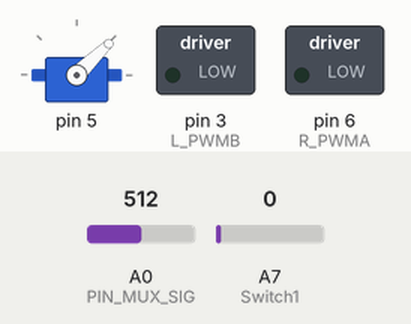
This sketch was run on a simulated Arduino Nano, built with avr-gcc and run on an emulated ATmega328P. On the bench: servo, switched loads named in the sketch (green lamp = pin HIGH). Inputs (shaded band) come from the test bench; at power-on: A7 (Switch1) = 0, A0 (PIN_MUX_SIG) = 512. Pins used as bus, display or sensor lines are not drawn.

Above: at 0.8 s.
0.9 s: A7 (Switch1) set to 0
At 1.5 s:
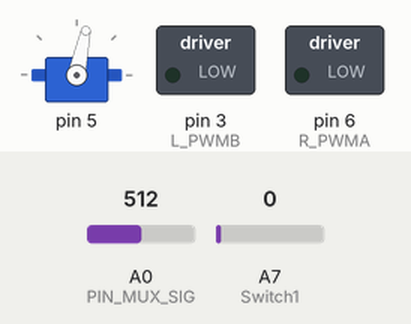
At 3.7 s:
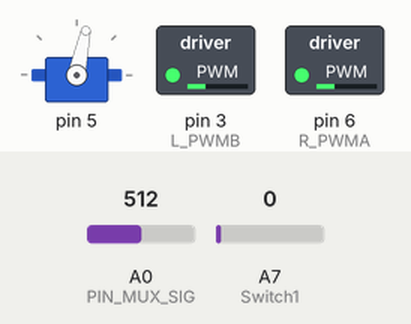
3.9 s: A0 (PIN_MUX_SIG) set to 1023
At 5.1 s:
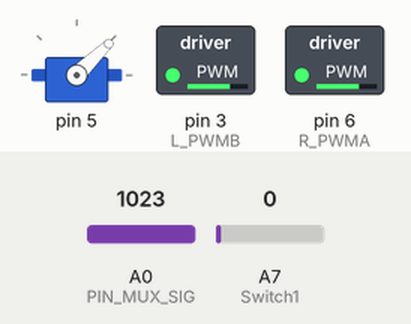
Timing chart, 0 to 6.9 s (numbered marks = the images above; inputs shaded):
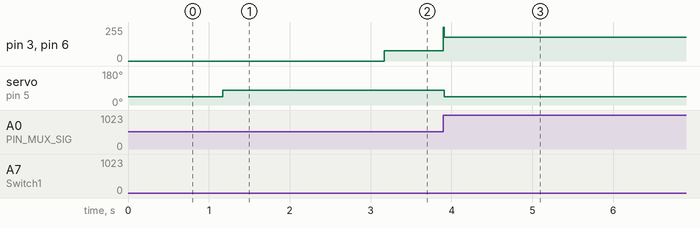

The sketch:

line_fastMuskara.ino
```cpp
// =====================
// USER PARAMETERS
// =====================
#include <Servo.h>
#define KP 0.015
#define KD 0.2
#define SPEED 30
#define RUN_TIME_MS 3000
#define MAX_OUT_TIME_MS 10
#define SENSOR_THRESHOLD_PERCENT 45

#define CALIBRATION_AVG_SAMPLES 8
#define CALIBRATION_COLLECTOR_SAMPLES 10

// =====================
// PIN MAPPING
// (STM32 pin names)
// =====================
#define R_AIN1  8
#define R_AIN2  7
#define R_PWMA  6

#define L_BIN1  4
#define L_BIN2  2
#define L_PWMB  3


#define PIN_MUX_S0 9
#define PIN_MUX_S1 10
#define PIN_MUX_S2 11
#define PIN_MUX_S3 12
#define PIN_MUX_SIG A0

// =====================
// CONSTANTS
// =====================
#define NUM_SENSORS 16

// =====================
// GLOBAL VARIABLES
// =====================
int sensorValues[NUM_SENSORS];
unsigned int maxSensorValues[NUM_SENSORS]={791	,784,	799	,745,	726,	686,	720,	754,	777,	775	,780,	799,797,	806	,833,	859};
unsigned int minSensorValues[NUM_SENSORS]={40	,37	,43	,34,	34,	34,	34,	35,	35,	36,	35,	36,	35,	35,	36,	39};
int sensorThreshold[NUM_SENSORS];

bool isOnLine = false;
bool lastDetectedSide = false;
int previousError = 0;

bool LineBW = true;   //white = true ;  black = false ;
// =====================
// SETUP
// =====================
int currentSpeed = 0;
unsigned long lastUpdateTime = 0;
const int updateInterval = 20;

Servo esc;
void setup() {


  pinMode(PIN_MUX_S0, OUTPUT);
  pinMode(PIN_MUX_S1, OUTPUT);
  pinMode(PIN_MUX_S2, OUTPUT);
  pinMode(PIN_MUX_S3, OUTPUT);

Serial.begin(9600);

  // รอปุ่มกดเริ่ม Calibration

  calibrateSensors();

  // สร้าง Threshold
  for (byte i = 0; i < NUM_SENSORS; i++) {
    sensorThreshold[i] = (maxSensorValues[i] - minSensorValues[i]) * (SENSOR_THRESHOLD_PERCENT / 100.0) + minSensorValues[i];
  }
  escbegin(5);
  Switch1();
  setSpeed(35);
  delay(2000);
  robotRun();
   breakHard();
 emergencyStop();
  //รอปุ่มกดเริ่มวิ่ง
// motor(60,-60);
// delay(500);
// motor(-60,60);
// delay(500);
    breakHard();
}
void loop(){
 //Readcalibreate();
//  readSerialRawSensors();
//   delay(100);
//
}

// =====================
// MAIN FUNCTION
// =====================
void robotRun() {
  unsigned long startTime = millis();
  unsigned long outStartTime = millis();

  bool running = true;

  while (running) {
    unsigned long currentTime = millis();

    unsigned int position = readLine();
    int error = position - (NUM_SENSORS - 1) * 1000 / 2;
    int deltaError = error - previousError;
    previousError = error;

    if (isOnLine && position && position != (NUM_SENSORS - 1) * 1000) {
      if (sensorValues[0]) lastDetectedSide = 0;
      if (sensorValues[NUM_SENSORS - 1]) lastDetectedSide = 1;

      long controlSignal = error * KP + deltaError * KD;
      controlSignal = constrain(controlSignal, -100, 100);

      int pwmL = SPEED + controlSignal;
      int pwmR = SPEED - controlSignal;

      pwmL = constrain(pwmL, -100, 100);
      pwmR = constrain(pwmR, -100, 100);

      motor(pwmL,pwmR);


      outStartTime = currentTime;
    } else {
      if (currentTime - outStartTime >= MAX_OUT_TIME_MS) {
        running = false;
        break;
      }
      if (!lastDetectedSide) {
        motor(-100,100);
      } else {
        motor(100,-100);

      }
    }

    if (currentTime - startTime >= RUN_TIME_MS) {
      running = false;
      break;
    }
  }


}

// =====================
// SENSOR FUNCTIONS
// =====================
void selectMuxChannel(uint8_t channel) {
  digitalWrite(PIN_MUX_S0, (channel & 0x01));
  digitalWrite(PIN_MUX_S1, (channel & 0x02));
  digitalWrite(PIN_MUX_S2, (channel & 0x04));
  digitalWrite(PIN_MUX_S3, (channel & 0x08));
}

void readRawSensors() {
  for (uint8_t i = 0; i < NUM_SENSORS; i++) {
    selectMuxChannel(i);
    delayMicroseconds(5);
    sensorValues[NUM_SENSORS - 1 - i] = analogRead(PIN_MUX_SIG);
    // sensorValues[i] = analogRead(PIN_MUX_SIG);
  }
}
void readSerialRawSensors() {
  for (uint8_t i = 0; i < NUM_SENSORS; i++) {
    selectMuxChannel(i);
    delayMicroseconds(5);
     sensorValues[NUM_SENSORS - 1 - i] = analogRead(PIN_MUX_SIG);
     Serial.print(sensorValues[i]);
    Serial.print("\t");
  }
  Serial.println();
}
void Readcalibreate(){
  readCalibratedSensors();
  for(uint8_t i = 0; i < NUM_SENSORS; i++){
    Serial.print(sensorValues[i]);
    Serial.print("\t");
  }
 Serial.println();
}


void readCalibratedSensors() {
  readRawSensors();
  for (byte i = 0; i < NUM_SENSORS; i++) {
    unsigned int range = maxSensorValues[i] - sensorThreshold[i];
    if (sensorValues[i] > sensorThreshold[i]) {
      if (sensorValues[i] < maxSensorValues[i]) {
        sensorValues[i] = ((sensorValues[i] - sensorThreshold[i]) * 1000) / range;
      } else {
        sensorValues[i] = 1000;
      }
    } else {
      sensorValues[i] = 0;
    }
  }

}

unsigned int readLine() {
  uint32_t weightedSum = 0;
  uint32_t sum = 0;
  isOnLine = false;

  readCalibratedSensors();
  if(LineBW){
    for (byte i = 0; i < NUM_SENSORS; i++) {
      sensorValues[i] = 1000-sensorValues[i];
    }
  }

  for (byte i = 0; i < NUM_SENSORS; i++) {
    if (sensorValues[i]) {
      isOnLine = true;
      weightedSum += (uint32_t)sensorValues[i] * i * 1000;
      sum += sensorValues[i];
    }
  }

  return (weightedSum > 0) ? weightedSum / sum : 0;
}

void calibrateSensors() {
  for (byte i = 0; i < NUM_SENSORS; i++) {
    maxSensorValues[i] = 1023;
    minSensorValues[i] = 0;
  }

  for (byte j = 0; j < CALIBRATION_COLLECTOR_SAMPLES; j++) {
    int sum[NUM_SENSORS] = {0};
    for (byte k = 0; k < CALIBRATION_AVG_SAMPLES; k++) {
      readRawSensors();
      for (byte i = 0; i < NUM_SENSORS; i++) {
        sum[i] += sensorValues[i];
      }
    }

    for (byte i = 0; i < NUM_SENSORS; i++) {
      int avg = sum[i] / CALIBRATION_AVG_SAMPLES;
      if (avg > maxSensorValues[i]) maxSensorValues[i] = avg;
      if (avg < minSensorValues[i]) minSensorValues[i] = avg;
    }
  }
}


void motor(int speedL, int speedR) {
        // Control Motor R
        if (speedR >= 0) {
            digitalWrite(R_AIN1, LOW);
            digitalWrite(R_AIN2, HIGH);
        } else {
            digitalWrite(R_AIN1, HIGH);
            digitalWrite(R_AIN2, LOW);
            speedR = -speedR; // Make speed positive
        }
        analogWrite(R_PWMA, speedR*2.55 ); // Scale 0-100 to 0-255

        // Control Motor L
        if (speedL >= 0) {
            digitalWrite(L_BIN1, LOW);
            digitalWrite(L_BIN2, HIGH);
        } else {
            digitalWrite(L_BIN1, HIGH);
            digitalWrite(L_BIN2, LOW);
            speedL = -speedL; // Make speed positive
        }
        analogWrite(L_PWMB, speedL*2.55); // Scale 0-100 to 0-255
    }
     void Switch1(){
        while(1){
          if(!analogRead(A7))break;
        }
      }


       void escbegin(int pin) {

        esc.attach(pin);
        esc.writeMicroseconds(1000);
        delay(1000);
    }
  void setSpeed(int speed) {
        currentSpeed = constrain(speed, 0, 100);
        updateESC();
  }
 void updateESC() {
        unsigned long currentTime = millis();
        if (currentTime - lastUpdateTime >= updateInterval) {
            int pulseWidth = map(currentSpeed, 0, 100, 1000, 2000);
            esc.writeMicroseconds(pulseWidth);
            lastUpdateTime = currentTime;
        }
    }

    void emergencyStop() {
        currentSpeed = 0;
        esc.writeMicroseconds(1000);
    }
      void breakHard() {
        // Set both motors to LOW to stop them immediately
        digitalWrite(R_AIN1, HIGH);
        digitalWrite(R_AIN2, HIGH);
        digitalWrite(L_BIN1, HIGH);
        digitalWrite(L_BIN2, HIGH);
        analogWrite(R_PWMA, 180); // Set PWM to 0 to stop the motor
        analogWrite(L_PWMB, 180); // Set PWM to 0 to stop the motor
    }
```

Measured:
- after the input at 0.9 s, pin 3 (L_PWMB), pin 6 (R_PWMA): 0/255 → 76/255 after 2.3 s; servo on pin 5: 44° → 78° after 0.27 s
- after the input at 3.9 s, pin 3 (L_PWMB), pin 6 (R_PWMA): 76/255 → 180/255 at once; servo on pin 5: 78° → 44° after 0.01 s instead of 2.3 s
